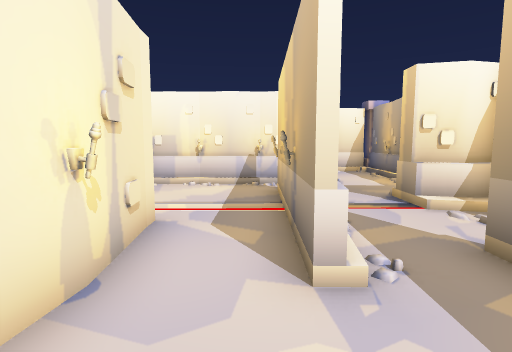
View 1 (above)

18 first-person views from a walk through a 3-D level made in the Unity game engine. The camera is 1.3 m above the floor, tilts 6° down and sees 80° across. Doors are open. The floor is counted in squares, 1 m on a side. Each view is taken from the middle of a square. On the plan, view 1 faces up. The plan holds only what a view shows up to about 14 squares ahead; the rest is blank.

View 2
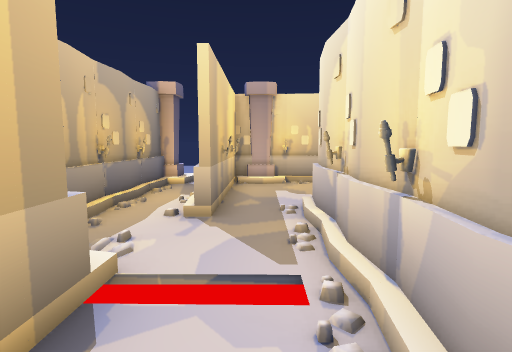

View 3
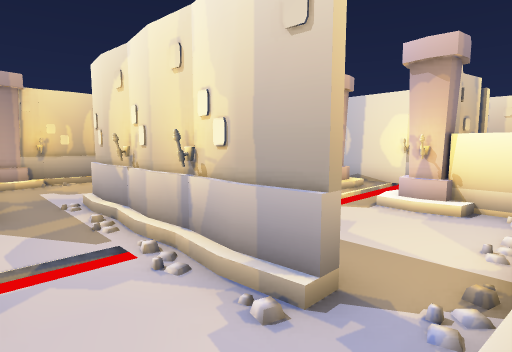

View 4
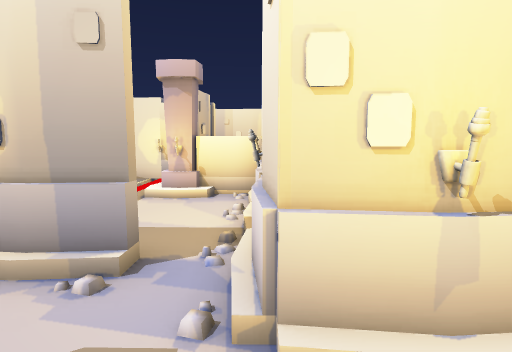

View 5
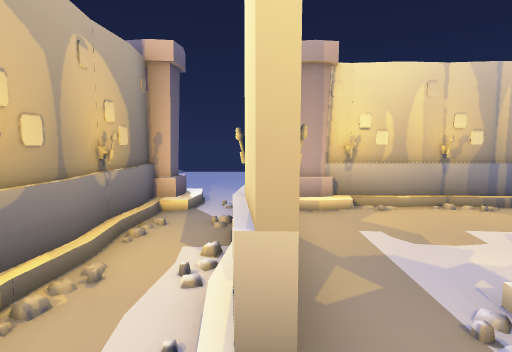

View 6
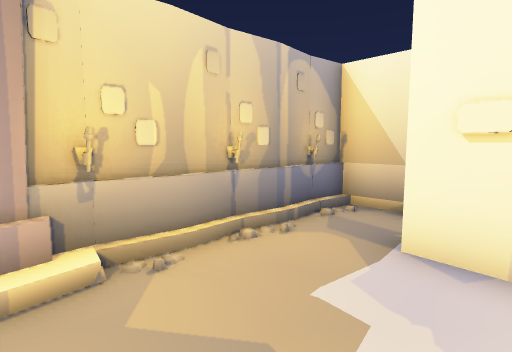

View 7
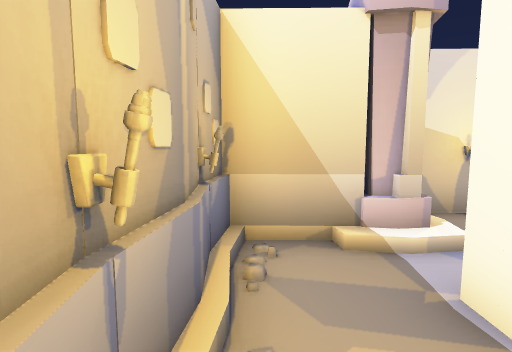

View 8
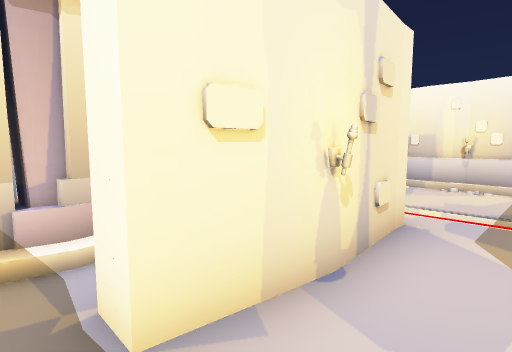

View 9
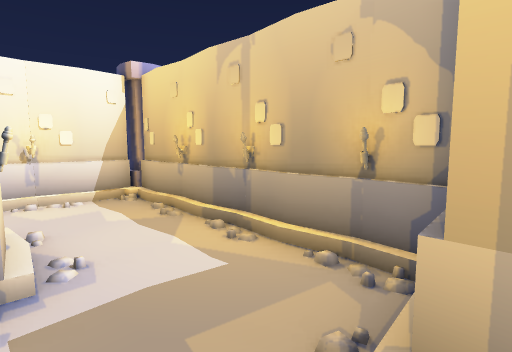

View 10
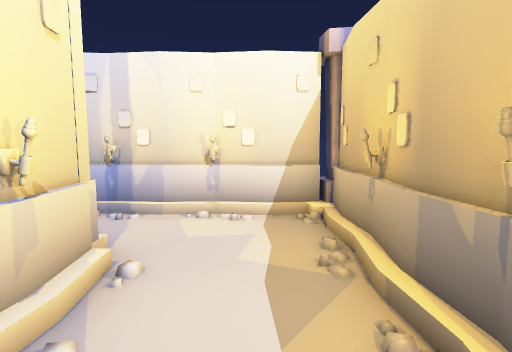

View 11
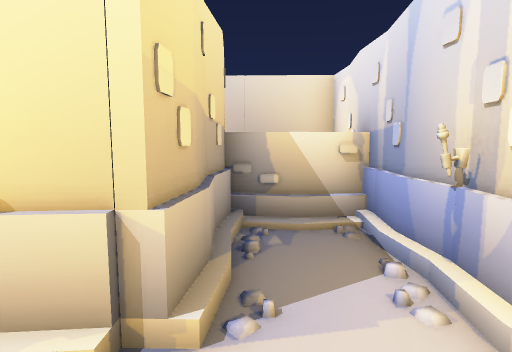

View 12
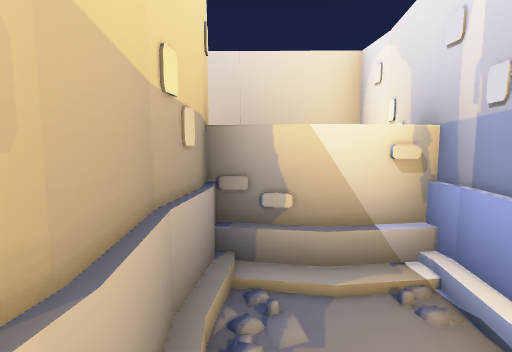

View 13
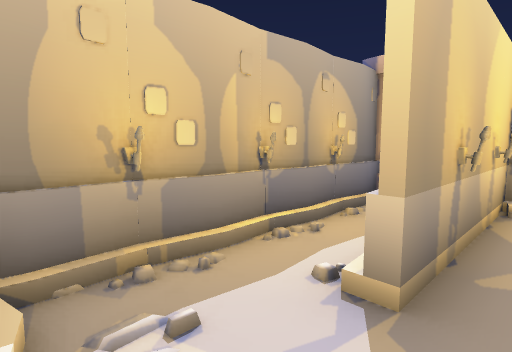

View 14
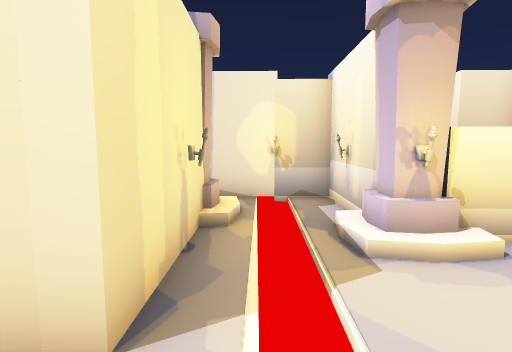

View 15
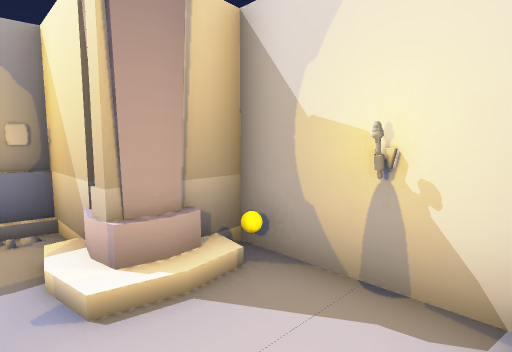

View 16
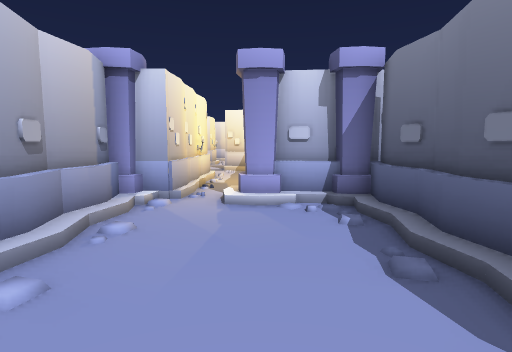

View 17
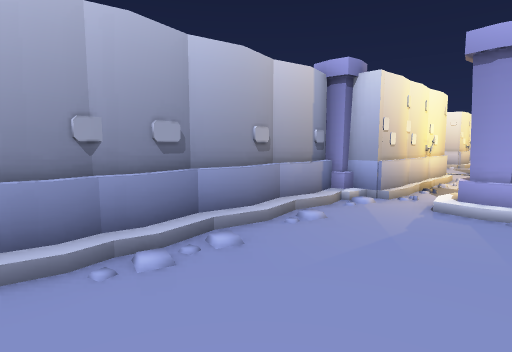

View 18
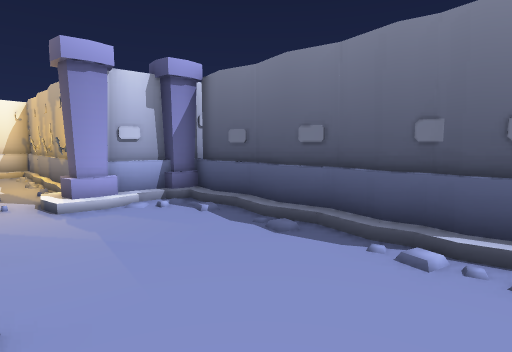

### Floor plan
Key: @ floor where view 1 was taken; # wall or solid block; . floor; / step, stairs or slope; D open door; = window, fence, low wall or low ledge; ^ raised ledge; T torch; B yellow ball; O other object.
Columns run from 8 left of view 1 to 8 right of it. Each row starts with its distance up from view 1.
 15     # ########
 14     #  ^# .. ##
 13     #  #=....##
 12  #  # #####..##
 11  #         ..##
 10     #######..##
  9    ##........##
  8 ####O....#...##
  7   ../...O#..##
  6 #.///////#..=#
  5 #.OOT##./#...#
  4   #/ .#..#...#
  3   #/. #T.#.#.#
  2   #B..#....#.#
  1   ##O.#....#.#
  0    ##...@..T.#
 -1     ###T///DDD#
 -2     #####TODDO###
 -3           #.....#
 -4           #....=#
 -5           #.....#
 -6           #....=#
 -7           #.....#
 -8           #....=#
 -9           #....=#

Positions as (right, up) in squares from view 1, and headings:
1: (0, 0), facing up
2: (2, 9), facing down
3: (3, 10), facing down-left
4: (4, 10), facing left
5: (3, 5), facing down
6: (2, 2), facing down-left
7: (0, -1), facing left
8: (0, 0), facing up-left
9: (2, 7), facing up-right
10: (4, 9), facing up
11: (4, 13), facing left
12: (2, 13), facing left
13: (2, 6), facing down-right
14: (0, 6), facing left
15: (-3, 4), facing down-left
16: (5, -9), facing up
17: (6, -9), facing up-left
18: (3, -9), facing up-right
